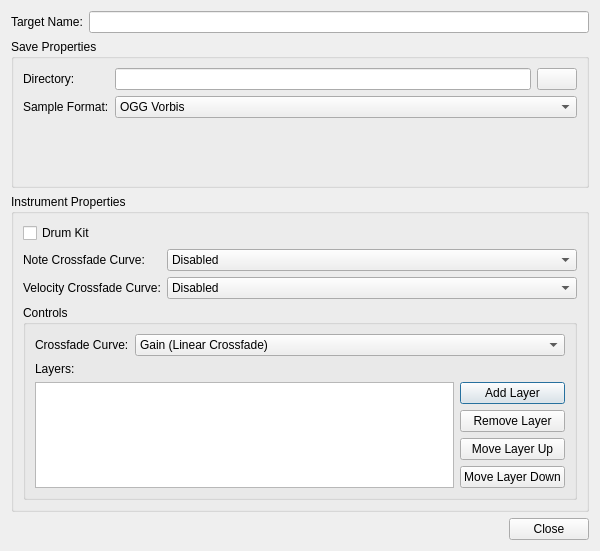
<?xml version="1.0" encoding="UTF-8"?>
<ui version="4.0">
 <class>Dialog</class>
 <widget class="QDialog" name="Dialog">
  <property name="geometry">
   <rect>
    <x>0</x>
    <y>0</y>
    <width>600</width>
    <height>551</height>
   </rect>
  </property>
  <property name="windowTitle">
   <string>SFZ</string>
  </property>
  <layout class="QVBoxLayout" stretch="0,1,1,0">
   <item>
    <layout class="QHBoxLayout">
     <item>
      <widget class="QLabel" name="label">
       <property name="text">
        <string>Target Name:</string>
       </property>
      </widget>
     </item>
     <item>
      <widget class="QLineEdit" name="name"/>
     </item>
    </layout>
   </item>
   <item>
    <widget class="QGroupBox" name="groupBox">
     <property name="title">
      <string>Save Properties</string>
     </property>
     <layout class="QFormLayout">
      <property name="fieldGrowthPolicy">
       <enum>QFormLayout::AllNonFixedFieldsGrow</enum>
      </property>
      <item row="0" column="0">
       <widget class="QLabel" name="label">
        <property name="text">
         <string>Directory:</string>
        </property>
       </widget>
      </item>
      <item row="0" column="1">
       <layout class="QHBoxLayout" stretch="1,0">
        <item>
         <widget class="QLineEdit" name="path"/>
        </item>
        <item>
         <widget class="QPushButton" name="pathLookupButton">
          <property name="text">
           <string/>
          </property>
          <property name="icon">
           <iconset resource="../../synthclone/resources.qrc">
            <normaloff>:/synthclone/images/16x16/folder-new.png</normaloff>:/synthclone/images/16x16/folder-new.png</iconset>
          </property>
          <property name="autoDefault">
           <bool>false</bool>
          </property>
          <property name="flat">
           <bool>false</bool>
          </property>
         </widget>
        </item>
       </layout>
      </item>
      <item row="1" column="0">
       <widget class="QLabel" name="sampleFormatLabel">
        <property name="text">
         <string>Sample Format:</string>
        </property>
       </widget>
      </item>
      <item row="1" column="1">
       <widget class="QComboBox" name="sampleFormat">
        <property name="currentIndex">
         <number>0</number>
        </property>
        <item>
         <property name="text">
          <string>OGG Vorbis</string>
         </property>
        </item>
        <item>
         <property name="text">
          <string>WAV (8-bit)</string>
         </property>
        </item>
        <item>
         <property name="text">
          <string>WAV (16-bit)</string>
         </property>
        </item>
        <item>
         <property name="text">
          <string>WAV (24-bit)</string>
         </property>
        </item>
        <item>
         <property name="text">
          <string>WAV (32-bit)</string>
         </property>
        </item>
        <item>
         <property name="text">
          <string>WAV (32-bit float)</string>
         </property>
        </item>
       </widget>
      </item>
     </layout>
    </widget>
   </item>
   <item>
    <widget class="QGroupBox" name="groupBox">
     <property name="title">
      <string>Instrument Properties</string>
     </property>
     <layout class="QVBoxLayout">
      <item>
       <layout class="QFormLayout">
        <property name="fieldGrowthPolicy">
         <enum>QFormLayout::AllNonFixedFieldsGrow</enum>
        </property>
        <item row="0" column="0" colspan="2">
         <widget class="QCheckBox" name="drumKit">
          <property name="text">
           <string>Drum Kit</string>
          </property>
         </widget>
        </item>
        <item row="1" column="0">
         <widget class="QLabel" name="noteCrossfadeCurveLabel">
          <property name="text">
           <string>Note Crossfade Curve:</string>
          </property>
         </widget>
        </item>
        <item row="1" column="1">
         <widget class="QComboBox" name="noteCrossfadeCurve">
          <item>
           <property name="text">
            <string>Disabled</string>
           </property>
          </item>
          <item>
           <property name="text">
            <string>Gain (Linear Crossfade)</string>
           </property>
          </item>
          <item>
           <property name="text">
            <string>Power (RMS Crossfade)</string>
           </property>
          </item>
         </widget>
        </item>
        <item row="2" column="0">
         <widget class="QLabel" name="label">
          <property name="text">
           <string>Velocity Crossfade Curve:</string>
          </property>
         </widget>
        </item>
        <item row="2" column="1">
         <widget class="QComboBox" name="velocityCrossfadeCurve">
          <item>
           <property name="text">
            <string>Disabled</string>
           </property>
          </item>
          <item>
           <property name="text">
            <string>Gain (Linear Crossfade)</string>
           </property>
          </item>
          <item>
           <property name="text">
            <string>Power (RMS Crossfade)</string>
           </property>
          </item>
         </widget>
        </item>
       </layout>
      </item>
      <item>
       <widget class="QGroupBox" name="groupBox">
        <property name="title">
         <string>Controls</string>
        </property>
        <layout class="QVBoxLayout">
         <item>
          <layout class="QHBoxLayout" stretch="0,1">
           <item>
            <widget class="QLabel" name="label">
             <property name="text">
              <string>Crossfade Curve:</string>
             </property>
            </widget>
           </item>
           <item>
            <widget class="QComboBox" name="controlCrossfadeCurve">
             <item>
              <property name="text">
               <string>Gain (Linear Crossfade)</string>
              </property>
             </item>
             <item>
              <property name="text">
               <string>Power (RMS Crossfade)</string>
              </property>
             </item>
            </widget>
           </item>
          </layout>
         </item>
         <item>
          <widget class="QLabel" name="label">
           <property name="text">
            <string>Layers:</string>
           </property>
          </widget>
         </item>
         <item>
          <layout class="QHBoxLayout" stretch="1,0">
           <item>
            <widget class="QTableView" name="controlLayerTableView"/>
           </item>
           <item>
            <layout class="QVBoxLayout" stretch="0,0,0,0,1">
             <item>
              <widget class="QPushButton" name="addControlLayerButton">
               <property name="text">
                <string>Add Layer</string>
               </property>
               <property name="icon">
                <iconset resource="../../synthclone/resources.qrc">
                 <normaloff>:/synthclone/images/16x16/add.png</normaloff>:/synthclone/images/16x16/add.png</iconset>
               </property>
              </widget>
             </item>
             <item>
              <widget class="QPushButton" name="removeControlLayerButton">
               <property name="text">
                <string>Remove Layer</string>
               </property>
               <property name="icon">
                <iconset resource="../../synthclone/resources.qrc">
                 <normaloff>:/synthclone/images/16x16/remove.png</normaloff>:/synthclone/images/16x16/remove.png</iconset>
               </property>
              </widget>
             </item>
             <item>
              <widget class="QPushButton" name="moveControlLayerUpButton">
               <property name="text">
                <string>Move Layer Up</string>
               </property>
               <property name="icon">
                <iconset resource="../../synthclone/resources.qrc">
                 <normaloff>:/synthclone/images/16x16/go-up.png</normaloff>:/synthclone/images/16x16/go-up.png</iconset>
               </property>
              </widget>
             </item>
             <item>
              <widget class="QPushButton" name="moveControlLayerDownButton">
               <property name="text">
                <string>Move Layer Down</string>
               </property>
               <property name="icon">
                <iconset resource="../../synthclone/resources.qrc">
                 <normaloff>:/synthclone/images/16x16/go-down.png</normaloff>:/synthclone/images/16x16/go-down.png</iconset>
               </property>
              </widget>
             </item>
             <item>
              <spacer>
               <property name="orientation">
                <enum>Qt::Vertical</enum>
               </property>
               <property name="sizeHint" stdset="0">
                <size>
                 <width>0</width>
                 <height>0</height>
                </size>
               </property>
              </spacer>
             </item>
            </layout>
           </item>
          </layout>
         </item>
        </layout>
       </widget>
      </item>
     </layout>
    </widget>
   </item>
   <item>
    <layout class="QHBoxLayout" stretch="1,0">
     <item>
      <spacer>
       <property name="orientation">
        <enum>Qt::Horizontal</enum>
       </property>
       <property name="sizeHint" stdset="0">
        <size>
         <width>0</width>
         <height>0</height>
        </size>
       </property>
      </spacer>
     </item>
     <item>
      <widget class="QPushButton" name="closeButton">
       <property name="text">
        <string>Close</string>
       </property>
       <property name="icon">
        <iconset resource="../../synthclone/resources.qrc">
         <normaloff>:/synthclone/images/16x16/close.png</normaloff>:/synthclone/images/16x16/close.png</iconset>
       </property>
      </widget>
     </item>
    </layout>
   </item>
  </layout>
 </widget>
 <resources>
  <include location="../../synthclone/resources.qrc"/>
 </resources>
 <connections/>
</ui>
